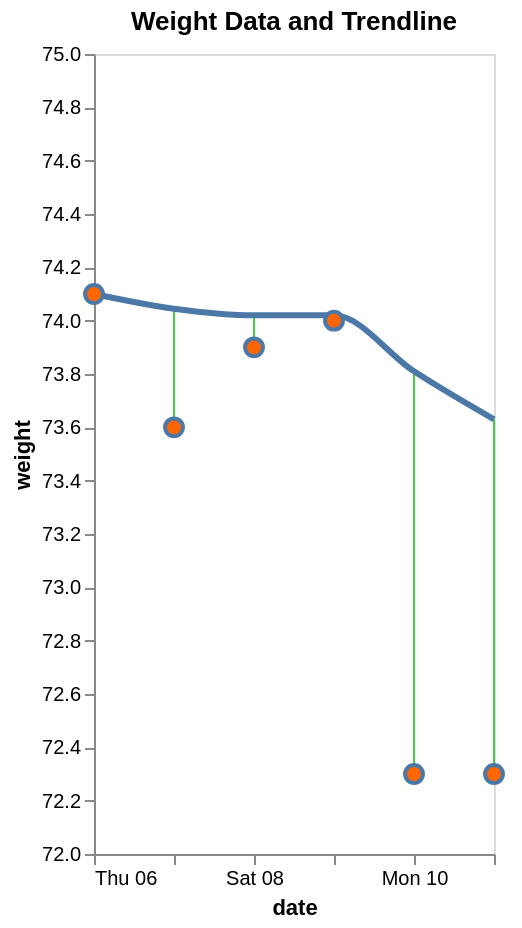

The Vega-Lite source for this figure:
### Vega-Lite specification from a JSON file in a GitHub repository (floating-point values rounded to 4 significant figures)
{"$schema": "https://vega.github.io/schema/vega-lite/v3.json", "description": "Billy's obsessive data obsession", "title": {"text": "Weight Data and Trendline"}, "width": 200, "height": 400, "config": {"axis": {"grid": false}}, "data": {"values": [{"date": "2018-12-06", "weight": 74.1, "trend": 74.1}, {"date": "2018-12-07", "weight": 73.6, "trend": 74.05}, {"date": "2018-12-08", "weight": 73.9, "trend": 74.02}, {"date": "2018-12-09", "weight": 74, "trend": 74.02}, {"date": "2018-12-10", "weight": 72.3, "trend": 73.81}, {"date": "2018-12-11", "weight": 72.3, "trend": 73.63}]}, "layer": [{"mark": {"type": "errorbar", "color": "#4c4"}, "encoding": {"x": {"field": "date", "type": "temporal"}, "y": {"field": "weight", "type": "quantitative", "scale": {"domain": [72, 75]}}, "y2": {"field": "trend", "type": "quantitative"}}}, {"mark": {"type": "line", "interpolate": "monotone"}, "encoding": {"x": {"field": "date", "type": "temporal"}, "y": {"field": "trend", "type": "quantitative"}, "strokeWidth": {"value": 3}}}, {"mark": {"type": "point", "size": 80, "fill": "#f60", "opacity": 1}, "encoding": {"x": {"field": "date", "type": "temporal"}, "y": {"field": "weight", "type": "quantitative"}}}]}
